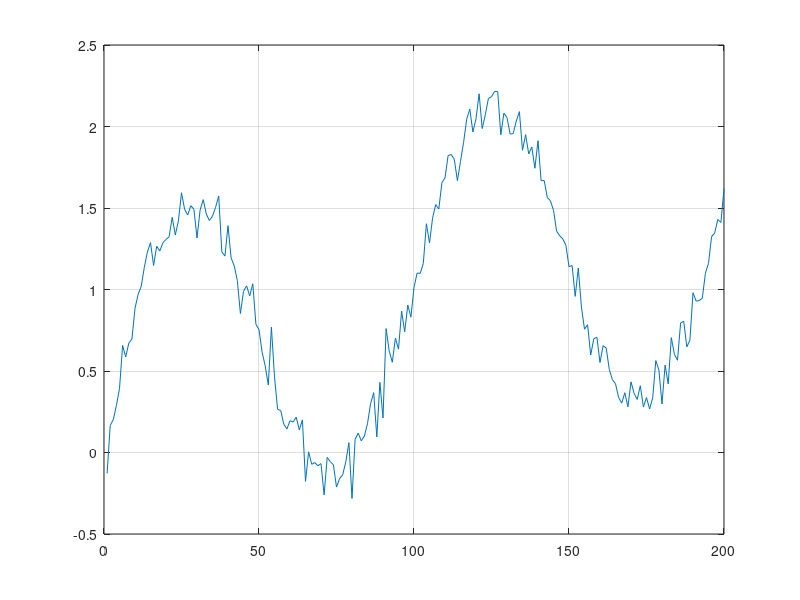

Recreate this plot in MATLAB. (Note: this script raises an error after producing the figure.)
clear all; clc;

t_org = 0:199;

l=normrnd(0,1,1,200)/10;

x_org=sqrt(t_org/100)+sin(t_org/5/pi)+l;

%E =[144.63 126.15 122.45 124.05 124.05 123.05 124.05 144.63 144.63 144.63 145.60 146.96 148.03 147.36 146.96 145.60 145.60 144.63 140.01 116.75 140.31 140.01 129.10 126.45 85.00 74.50 72.20 72.20 72.20 100.00 115.00 77.30 85.00 125.00 110.89 125.00 125.00 125.00 100.00 85.00 85.00 77.80 80.89 113.89 127.20 128.20 127.10 115.00];

t=x_org(101:end);
x=x_org(1:100);
P1 = [x,t];

figure(1);
plot(P1);
grid on;

X = num2cell(x);
T = num2cell(t);

delay = 1:2;
net = timedelaynet(delay, 15);
[Xs,Xi,Ai,Ts] = preparets(net,X,T);
net.divideParam.trainRatio = .72;
net.divideParam.valRatio   = .28; 
net = train(net,Xs,Ts,Xi,Ai, 'useParallel','yes','useGPU','only');
view(net);
Xp=T(delay);
Tp = T(max(delay)+1:end);
Y = net(Tp,Xp,Ai);
YP=cell2mat(Y);
P2=[P1,YP];

figure(2);
plot(P2);
grid on;
